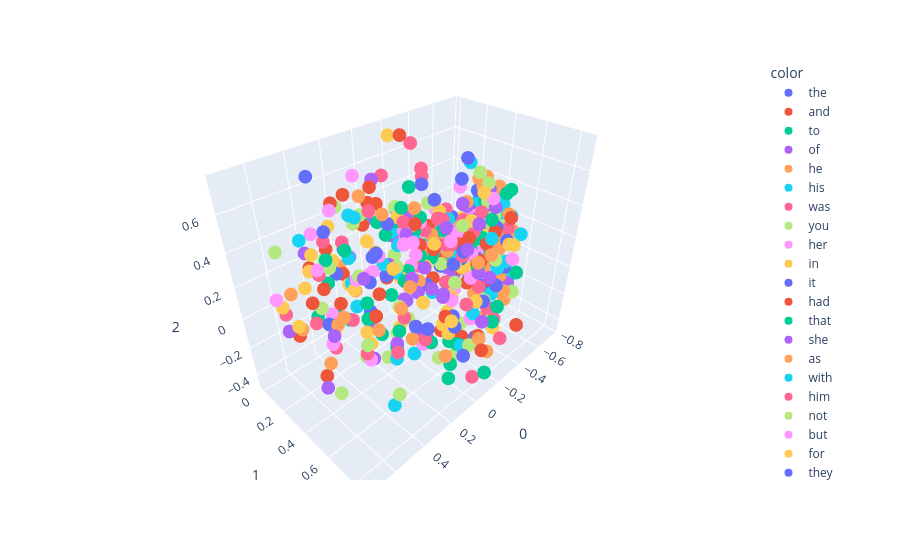

Here is the notebook cell this chart was saved with:
### Code cell
import plotly.express as px
fig=px.scatter_3d(X[200:300],x=0,y=1,z=2,color=y[200:300])
fig.show()
